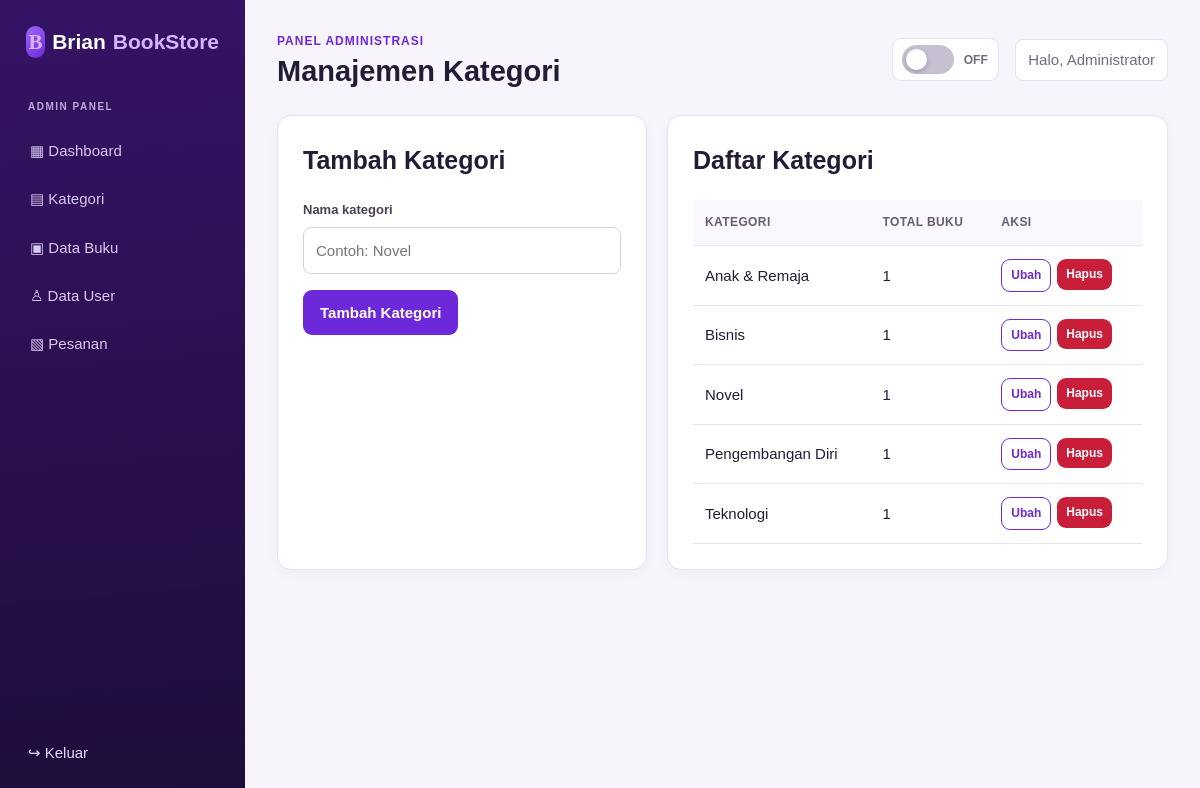
Page /admin/kategori.php (signed in) on the committed database.
### tables this page shows
CREATE TABLE kategori (
  id_kategori INT UNSIGNED AUTO_INCREMENT PRIMARY KEY,
  nama_kategori VARCHAR(100) NOT NULL UNIQUE
);

### includes/functions.php (called while the page is built, shortened)
<?php
function e($value): string
{
    return htmlspecialchars((string) $value, ENT_QUOTES, 'UTF-8');
}
function url(string $path = ''): string
{
    return BASE_URL . '/' . ltrim($path, '/');
}

### admin/kategori.php (the view, shortened to what this page needs)
<?php
require_once __DIR__ . '/../includes/functions.php';
$edit = null;
$categories = $pdo->query(
    'SELECT k.*, COUNT(b.id_buku) AS total_buku
     FROM kategori k
     LEFT JOIN buku b ON b.id_kategori = k.id_kategori
     GROUP BY k.id_kategori
     ORDER BY k.nama_kategori'
)->fetchAll();
require __DIR__ . '/../includes/admin_header.php';
?>
<div class="admin-grid">
  <section class="card">
    <h2><?= $edit ? 'Ubah Kategori' : 'Tambah Kategori' ?></h2>
    <form method="post">
      <div class="form-group">
        <label for="nama_kategori">Nama kategori</label>
        <input
          id="nama_kategori"
          name="nama_kategori"
          required
          value="<?= e($edit['nama_kategori'] ?? '') ?>"
          placeholder="Contoh: Novel"
        >
      </div>
      <button type="submit"><?= $edit ? 'Simpan Perubahan' : 'Tambah Kategori' ?></button>
    </form>
  </section>
  <section class="card table-wrap">
    <h2>Daftar Kategori</h2>
    <table class="data-table">
      <thead>
        <tr>
          <th>Kategori</th>
          <th>Total Buku</th>
          <th>Aksi</th>
        </tr>
      </thead>
      <tbody>
        <?php foreach ($categories as $category): ?>
          <tr>
            <td><?= e($category['nama_kategori']) ?></td>
            <td><?= $category['total_buku'] ?></td>
            <td>
              <div class="row-actions">
                <a
                  class="button button-small button-outline"
                  href="<?= url('admin/kategori.php?edit=' . $category['id_kategori']) ?>"
                >Ubah</a>
                <form method="post">
                  <button
                    class="button-danger button-small"
                    type="submit"
                    data-confirm="Hapus kategori ini?"
                  >Hapus</button>
                </form>
              </div>
            </td>
          </tr>
        <?php endforeach; ?>
      </tbody>
    </table>
  </section>
</div>
<?php require __DIR__ . '/../includes/admin_footer.php'; ?>

### assets/css/style.css (style rules this page uses)
:root { --purple: #6d28d9; --purple-dark: #4c1d95; --purple-soft: #f3e8ff; --ink: #241b35; --muted: #716b7d; --line: #e8e1ef; --success: #16803c; --danger: #c81e3a; --shadow: 0 12px 30px rgba(79, 38, 120, 0.1); }
* { box-sizing: border-box; }
body { margin: 0; background: #fbfaff; color: var(--ink); font: 15px/1.55 Arial, Helvetica, sans-serif; transition: background-color 0.2s ease, color 0.2s ease; }
a { color: var(--purple); text-decoration: none; }
h1, h2, h3, p { margin-top: 0; }
h2 { font-size: 25px; }
button, input, textarea, select { font: inherit; }
.button, button { display: inline-block; cursor: pointer; border: 0; border-radius: 9px; background: var(--purple); color: #fff; font-weight: 700; padding: 11px 17px; transition: 0.2s; }
.button-outline { border: 1px solid var(--purple); background: #fff; color: var(--purple); }
.button-danger { background: var(--danger); }
.button-small { font-size: 13px; padding: 8px 13px; }
.card { border: 1px solid var(--line); border-radius: 14px; background: #fff; box-shadow: 0 5px 15px rgba(59, 31, 93, 0.03); padding: 25px; }
.form-group { margin-bottom: 16px; }
label { display: block; margin-bottom: 6px; color: #4a4056; font-size: 13px; font-weight: 700; }
input, textarea, select { width: 100%; border: 1px solid #d8cfdf; border-radius: 8px; outline: none; background: #fff; color: var(--ink); padding: 11px 12px; }
.table-wrap { overflow: auto; }
.data-table { width: 100%; border-collapse: collapse; white-space: nowrap; }
.data-table th, .data-table td { border-bottom: 1px solid var(--line); padding: 13px 12px; text-align: left; }
.data-table th { background: #faf7ff; color: #685b75; font-size: 12px; letter-spacing: 0.4px; text-transform: uppercase; }
.data-table td { vertical-align: middle; }
.admin-body { background: #f7f5fb; }
.admin-grid { display: grid; grid-template-columns: 370px 1fr; gap: 20px; }
.row-actions { display: flex; gap: 6px; }
.row-actions a, .row-actions button { font-size: 12px; padding: 6px 9px; }

### rows in the picture
kategori: nama_kategori "Anak & Remaja", total_buku "1"
kategori: nama_kategori "Bisnis", total_buku "1"
kategori: nama_kategori "Novel", total_buku "1"
kategori: nama_kategori "Pengembangan Diri", total_buku "1"
kategori: nama_kategori "Teknologi", total_buku "1"

### other values in the picture
$page_title "Manajemen Kategori"
$_SESSION['admin_nama'] "Administrator"
